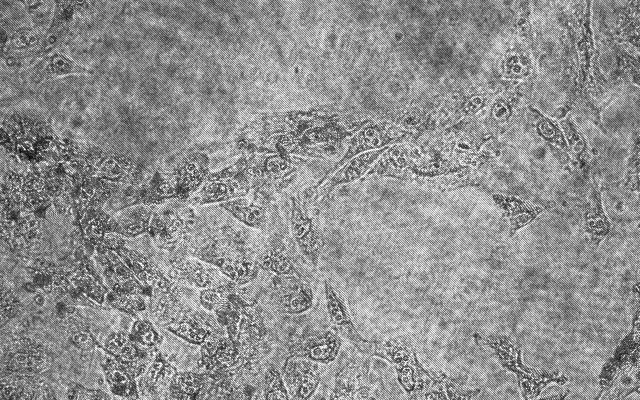
%> input picture test.tiff, 1280 x 800 px, given in place of test.tif, which was not available (shown at 1/2 size)
$ octave raw_dhm_program.m   (GNU Octave 9; MATLAB toolbox functions it lacks are replaced by stand-ins)
%> lines starting %> are read from the running program, lines starting %| are printed output that depends on the picture; in (x1, y1, x2, y2) boxes, pixels count from 0 and x2, y2 are one past the last pixel; in counts of white or black regions, pixels touching at a corner belong together; the program's own positions count from 1; pictures that were not available may be replaced by others from this repository, and a replacement may not be noted
tic;

imgo = imread('test.tif'); % open hologram
%> imgo is the input picture: size 800x1280 uint16; min 5584, max 65504, mean 39431.8
[~, ~, img_dim] = size(imgo);
%> img_dim = 1
if img_dim ~= 1
    img = double(rgb2gray(imgo)); % double format
else
    img = double(imgo);
end
fftimg = fftshift(fft2(img)); % 2d fourier transform and translate to centre
imgsize = size(fftimg); %determine image size
%> imgsize = [800 1280]
logimg = log(abs(fftimg)); % for illustration purpose only?
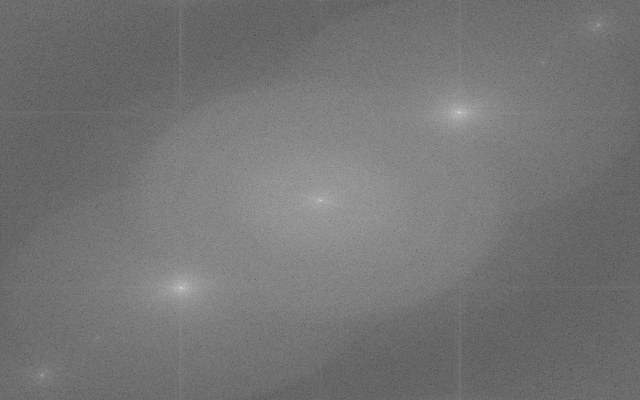
%> logimg: size 800x1280 double (shown at 1/2 size); min 6.6, max 24.42, mean 14.8; drawn with min black and max white
logimgmaxmin = (logimg - min(min(logimg)))/(max(max(logimg))-min(min(logimg))); % normalise
% logimgplus1maxmin = (logimgplus1 - min(min(logimgplus1)))/(max(max(logimgplus1))-min(min(logimgplus1))); % normalise
% logimgplus1 = log(abs(fftimg)+1); % increase contrast?

fft = toc

% fft image gaussian fit and get global threshold level
sigma = 4;
logimg_filtered = imgaussfilt(logimgmaxmin, sigma);
global_thresh = graythresh(logimg_filtered);
%> global_thresh = 0.471

% seperate noise region and order region
level = 10;
small_region = round((imgsize(1)/level) * (imgsize(2)/level)); % noise
%> small_region = 10240
big_region = round((imgsize(1)/2) * (imgsize(2)/2));
%> big_region = 256000

% threshold controls
num_object = 1;
thresh_increment = 0;
thresh_step = global_thresh/50;
%> thresh_step = 0.00941

% threshold loop
while num_object ~= 3
    bw = imbinarize(logimg_filtered, global_thresh + thresh_increment);
    bw_denoise = bwareaopen(bw, small_region); % remove noise region
    bw_prop = regionprops(bw_denoise); % get property of the only bright region
    num_object = size(bw_prop);
    if num_object == 3
        areas = [bw_prop(1, 1).Area, bw_prop(2, 1).Area, bw_prop(2, 1).Area];
        if (max(areas) > big_region) || (min(areas) < small_region)
            num_object = 1;
        end
    end
    thresh_increment = thresh_increment + thresh_step;
end
%> this loop made 7 passes
%> thresh_increment on passes 1 to 7: 0.00941, 0.0188, 0.0282, 0.0376, 0.0471, 0.0565, 0.0659
%> pass 1, `bw = imbinarize(logimg_filtered, global_thresh + thresh_increment);`:
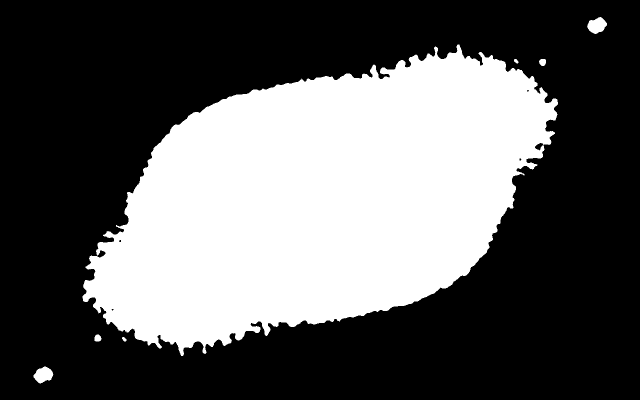
%> bw: size 800x1280 logical (shown at 1/2 size); 36.5% white; 7 white regions, largest, box (x1, y1, x2, y2) and area: (165, 89, 1116, 712) 371325, (1174, 34, 1214, 68) 900, (67, 733, 107, 767) 900
%> pass 1, `bw_denoise = bwareaopen(bw, small_region);`:
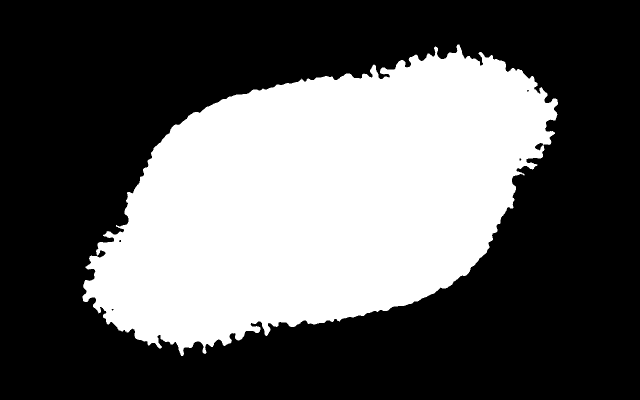
%> bw_denoise: size 800x1280 logical (shown at 1/2 size); 36.3% white; 1 white region, box (x1, y1, x2, y2) and area: (165, 89, 1116, 712) 371325
%> pass 2, `bw_denoise = bwareaopen(bw, small_region);`:
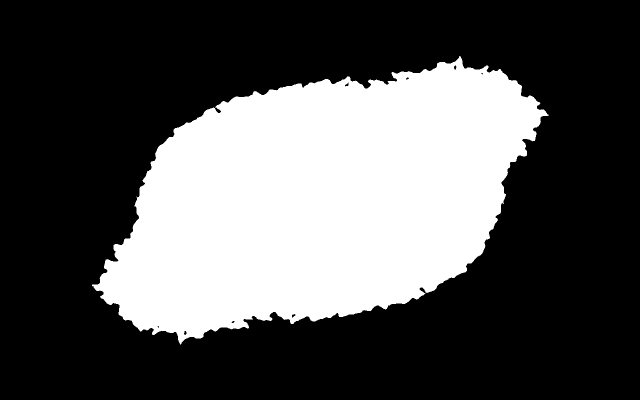
%> bw_denoise: size 800x1280 logical (shown at 1/2 size); 32.7% white; 1 white region, box (x1, y1, x2, y2) and area: (184, 112, 1097, 689) 334463

% get coordinates of region boundary
% boundaries = bwboundaries(bw_denoise);

recog = toc
% get region centroid and compare positions
pos_1 = bw_prop(1).Centroid;
%> pos_1 = [369.7 569.7]
pos_2 = bw_prop(2).Centroid;
%> pos_2 = [641 401]
pos_3 = bw_prop(3).Centroid;
%> pos_3 = [912.3 232.3]
cen_1 = abs(pos_1(1)) - abs(pos_1(2));
%> cen_1 = -200
cen_2 = abs(pos_2(1)) - abs(pos_2(2));
%> cen_2 = 240
cen_3 = abs(pos_3(1)) - abs(pos_3(2));
%> cen_3 = 680
[~, index] = max([cen_1, cen_2, cen_3]);
%> index = 3

% setup region box
region_pos = bw_prop(index).Centroid;
%> region_pos = [912.3 232.3]
region_box = bw_prop(index).BoundingBox;
%> region_box = [823.5 171.5 176 131]
% region_boundary = boundaries{index};

region_half_x = abs(region_box(1) - region_pos(1));
%> region_half_x = 88.78
region_half_y = abs(region_box(2) - region_pos(2));
%> region_half_y = 60.78
region_half_acu_x = region_box(3)/2;
%> region_half_acu_x = 88
region_half_acu_y = region_box(4)/2;
%> region_half_acu_y = 65.5

% modify region box accoridng to relative centroid position
if region_half_x > region_half_acu_x
    region_box(3) = region_half_x * 2;
else
    region_box(1) = region_pos(1) - region_half_x; % no change to upper left x?
end

if region_half_y > region_half_acu_y
    region_box(4) = region_half_y * 2;
else
    region_box(2) = region_pos(2) - region_half_y; % no change to upper left y?
end

% enlarge region box according to threshold increment?
thresh_increment_amount = thresh_increment * 0;
%> thresh_increment_amount = 0
region_box(1:2) = region_box(1:2) - region_box(3:4) * (thresh_increment_amount/2);
region_box(3:4) = region_box(3:4) + region_box(3:4) * (thresh_increment_amount);
region_box = floor(region_box);
%> region_box = [823 171 177 131]

% create filter mask based on selected region
if region_box(2) + region_box(4) > imgsize(1)
    region_box(4) = imgsize(1) - region_box(2);
end
if region_box(1) + region_box(3) > imgsize(2)
    region_box(3) = imgsize(2) - region_box(1);
end
if region_box(1) == 0
    region_box(1) = 1;
end
if region_box(2) == 0
    region_box(2) = 1;
end

mask = zeros(imgsize(1), imgsize(2));
mask(   region_box(2) : (region_box(2) + region_box(4)), ...
    region_box(1) : (region_box(1) + region_box(3))) = 1;
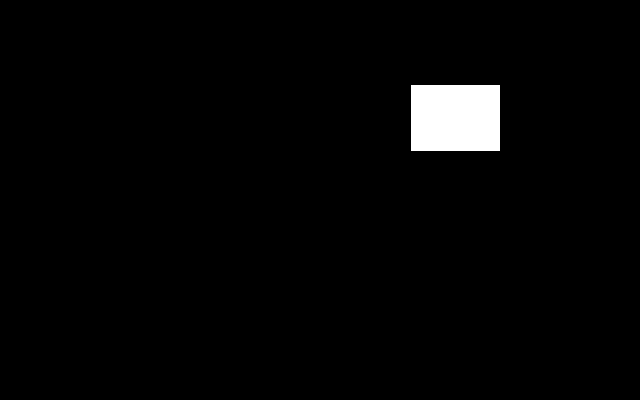
%> mask: size 800x1280 double (shown at 1/2 size); values 0 (black) and 1 (white), 2.3% white; 1 white region, box (x1, y1, x2, y2) and area: (822, 170, 1000, 302) 23496

% apply mask
% logimgmaxmin_masked = logimgmaxmin .* mask;
fftimg_masked = fftimg .* mask;

% transfering fft region
centreimg = zeros(imgsize(1), imgsize(2)); % create a black image for placing first order;
region_box_dummy = region_box;
%> region_box_dummy = [823 171 177 131]
region_box_dummy(1) = round(imgsize(2)/2 - abs(region_pos(1) - region_box_dummy(1)));
region_box_dummy(2) = round(imgsize(1)/2 - abs(region_pos(2) - region_box_dummy(2)));

window = fftimg_masked( region_box(2) : (region_box(2) + region_box(4)), ...
    region_box(1) : (region_box(1) + region_box(3)));
centreimg(   region_box_dummy(2) : (region_box_dummy(2) + region_box_dummy(4)), ...
    region_box_dummy(1) : (region_box_dummy(1) + region_box_dummy(3))) = window;

% [6 lines of commented-out code are left out]

masking = toc

% reconstruction
intensity = abs(ifft2(ifftshift(centreimg))); % intensity
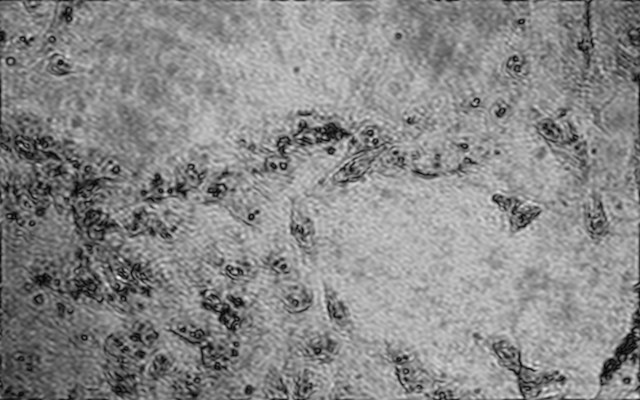
%> intensity: size 800x1280 double (shown at 1/2 size); min 11.45, max 12562.9, mean 6757.2; drawn with min black and max white
phase = angle(ifft2(ifftshift(centreimg))); % phase
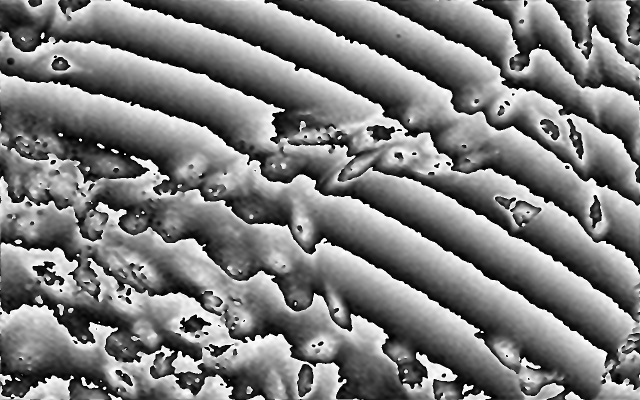
%> phase: size 800x1280 double (shown at 1/2 size); min -3.14, max 3.14, mean -0.0589; drawn with min black and max white

reconstruction = toc

% unwrap
%> (the run ends here)
